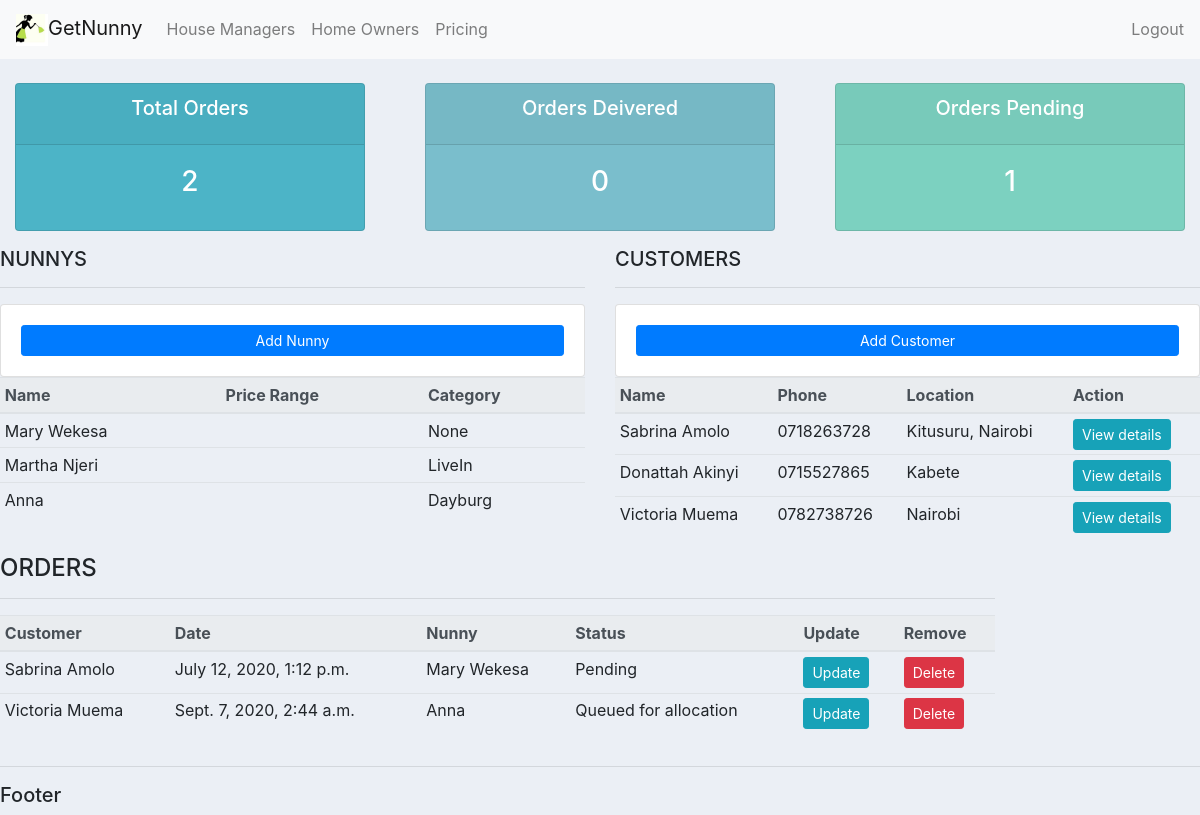
Before: / with the older database file.
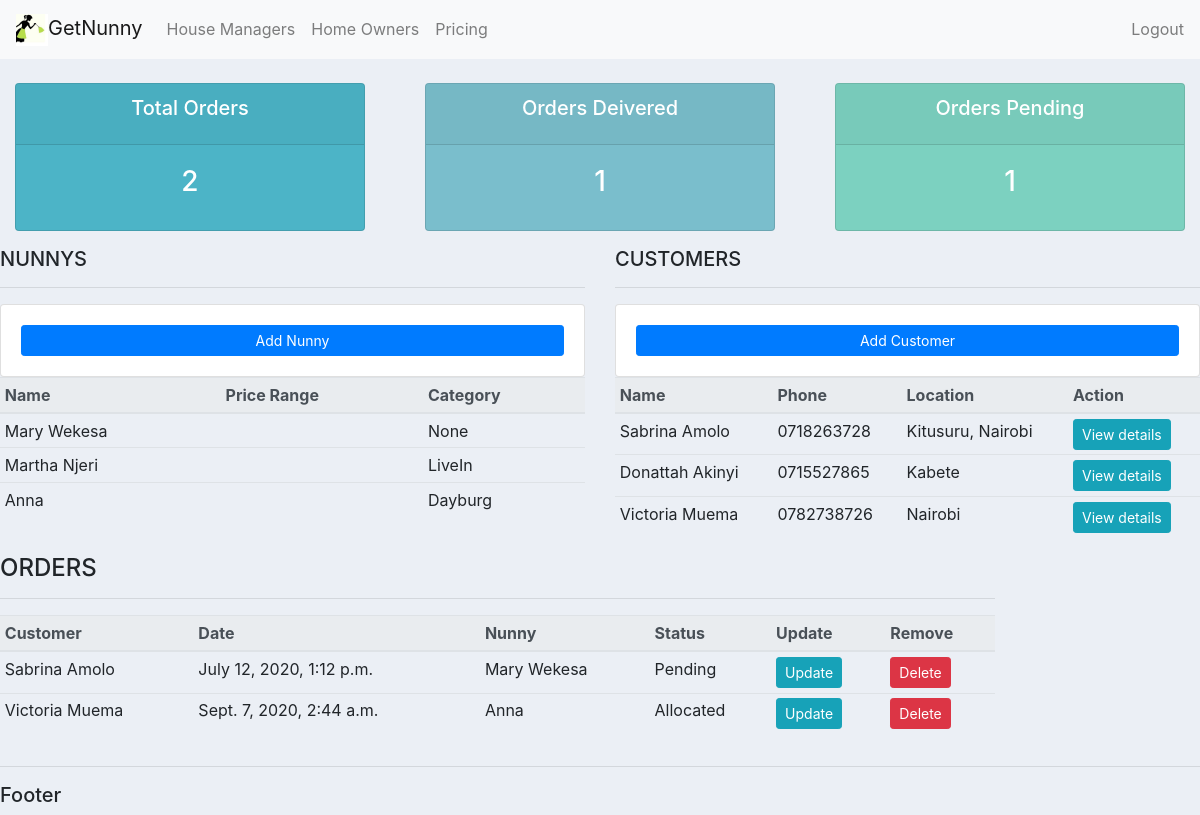
After: the same page with the newer database file.
### accounts/models.py (models this page shows, shortened)
class Order(models.Model):
    STATUS =(
        ('Pending', 'Pending'),
        ('Queued for allocation','Queued for allocation'),
        ('Allocated','Allocated' )
    )
    houseowner = models.ForeignKey(HouseOwner, null=True, on_delete=models.SET_NULL)
    nunny = models.ForeignKey(Nunny, null=True, on_delete=models.SET_NULL)
    date_created = models.DateTimeField(auto_now_add=True, null=True)
    status = models.CharField(max_length=100, null=True, choices=STATUS )

class HouseOwner(models.Model):
    name = models.CharField(max_length=100, null=True)
    phone = models.CharField(max_length=100, null=True)
    email = models.CharField(max_length=100, null=True)
    religion = models.CharField(max_length=100, null=True)
    denomination = models.CharField(max_length=100, null=True)
    location = models.CharField(max_length=100, null=True)
    number_of_children = models.IntegerField(null=True)
    date_created = models.DateTimeField(auto_now_add=True, null=True)
    def __str__(self):
        return self.name

class Nunny(models.Model):
    CATEGORY=(
        ('LiveIn', 'LiveIn'),
        ('Dayburg','Dayburg'),
        ('Emmergency','Emergency' )
    )
    name = models.CharField(max_length=100, null=True)
    phone = models.CharField(max_length=100, null=True)
    email = models.CharField(max_length=100, null=True)
    age = models.CharField(max_length=100, null=True)
    location = models.CharField(max_length=100, null=True)
    tribe = models.CharField(max_length=100, null=True)
    language = models.CharField(max_length=100, null=True)
    photo = models.ImageField(null=True)
    education = models.CharField(max_length=100, null=True)
    religion = models.CharField(max_length=100, null=True)
    denomination = models.CharField(max_length=100, null=True)
    contact_person = models.CharField(max_length=100, null=True)
    date_created = models.DateTimeField(auto_now_add=True, null=True)
    pay_range = models.FloatField( blank=True, null=True)
    category = models.CharField(max_length=100, null=True, choices=CATEGORY)
    description =  models.CharField(max_length=200, null=True, blank=True)
    tags = models.ManyToManyField(Tag)
    def __str__(self):
        return self.name

### accounts/views.py (the view)
# urls.py: path('', views.home, name="home"),
def home(request):
    orders = Order.objects.all()
    homeOwner = HouseOwner.objects.all()
    nunnys = Nunny.objects.all()
    total_customers = homeOwner.count()
    total_orders = orders.count()
    delivered = orders.filter(status = 'Allocated').count()
    pending = orders.filter(status = 'Pending').count()
    context = {'orders':orders, 'homeOwner':homeOwner, 'total_orders':total_orders,'pending':pending,'delivered': delivered, "nunnys":nunnys}
    return render(request, 'accounts/dashboard.html', context)

### accounts/templates/accounts/dashboard.html
{% extends 'accounts/main.html' %}
{% block content %}
{% include 'accounts/status.html' %}
<div class="row">
    <div class="col-md-6">
        <h5>NUNNYS</h5>
        <hr>
        <div class="card card-body">
            <a class="btn btn-primary btn-sm btn-block" href= "">
                Add Nunny
            </a>
        </div>
        <table class="table table-sm">
          <thead class="thead-light">
            <tr>
              <th scope="col">Name</th>
              <th scope="col">Price Range</th>
              <th scope="col">Category</th>
            </tr>
          </thead>
          <tbody>
            {% for nunny in nunnys %}
            <tr>
              <td>{{nunny.name}}</td>
              <td>{{nunny.price_range}}</td>
              <td>{{nunny.category}}</td>
            </tr>
            {% endfor %}
          </tbody>
        </table>
    </div>
    <div class="col-md-6">
        <h5>CUSTOMERS</h5>
        <hr>
        <div class="card card-body">
          <a class="btn btn-primary btn-sm btn-block" href= "">
              Add Customer
          </a>
      </div>
        <table class="table table-sm">
            <thead class="thead-light">
              <tr>
                <th scope="col">Name</th>
                <th scope="col">Phone</th>
                <th scope="col">Location</th>
                <th scope="col">Action</th>
              </tr>
            </thead>
            <tbody>
              {% for customer in homeOwner %}
              <tr>
                <td>{{customer.name}}</td>
                <td>{{customer.phone}}</td>
                <td>{{customer.location}}</td>
                <td><a class="btn btn-sm btn-info" href="{% url 'homeowner' customer.id%}">View details</a> </td>
              </tr>
              {% endfor %}
            </tbody>
          </table>
    </div>
</div>
<div class="row">
    <div class= "col-md-10">
        <h4>ORDERS</h4>
        <hr>
        <table class="table table-sm">
            <thead class="thead-light">
              <tr>
                <th scope="col">Customer</th>
                <th scope="col">Date </th>
                <th scope="col">Nunny </th>
                <th scope="col">Status</th>
                <th scope="col"> Update</th>
                <th scope="col"> Remove</th>
              </tr>
            </thead>
            <tbody>
              {% for order in orders %}
              <tr>
                <td>{{order.houseowner}}</td>
                <td>{{order.date_created}}</td>
                <td>{{order.nunny}}</td>
                <td>{{order.status}}</td>
                <td><a href="{% url 'update_order' order.id%}" class="btn btn-sm btn-info">Update</a></td>
                <td><a href="{% url 'delete_order' order.id%}" class="btn btn-sm btn-danger">Delete</td>
              </tr>
              {% endfor %}
            </tbody>
          </table>
    </div>
</div>
{% endblock %}

Changed rows visible on the page:
changed Order "Victoria Muema": status "Queued for allocation" → "Allocated"
Other visible differences:
{{ delivered }}: "0" → "1"
